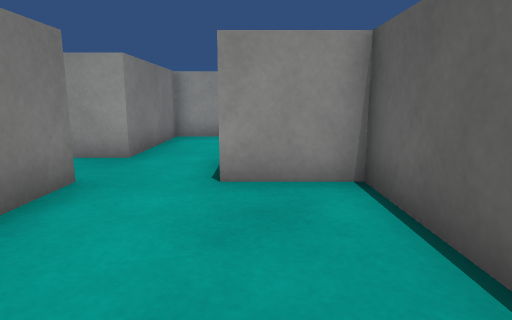
[1] (above)

19 first-person views from a walk through a 3-D level made in the Unity game engine. The camera is 0.55 m above the floor, tilts 10° down and sees 75° across. The floor is counted in squares, 0.5 m on a side. Each view is taken from the middle of a square. On the plan, view 1 faces up. The plan holds only what a view shows up to about 13 squares ahead; the rest is blank. The place goes on beyond the plan. Surface patterns are stand-ins for the level's own textures.

[2]
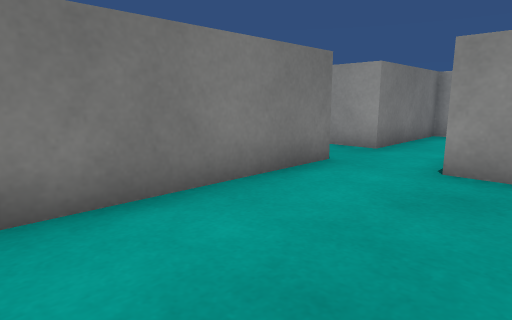

[3]
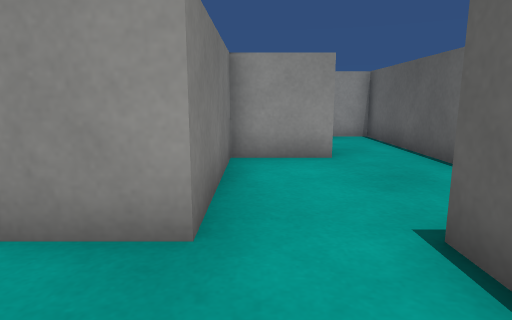

[4]
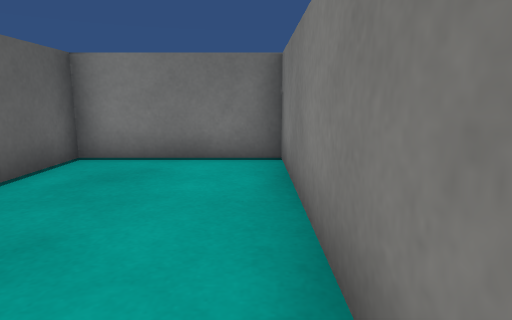

[5]
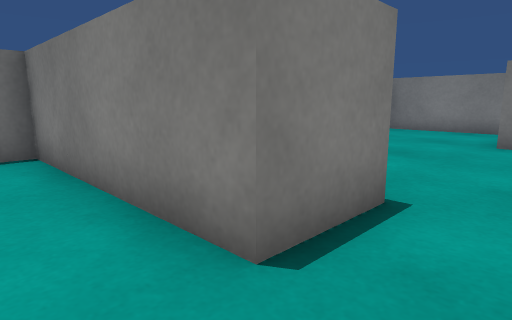

[6]
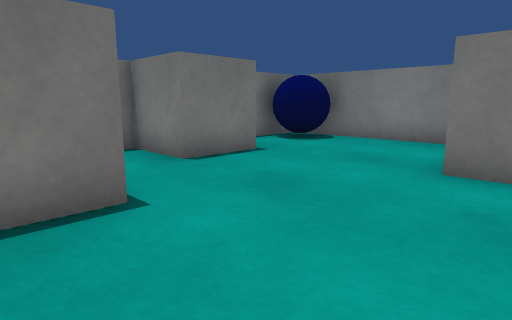

[7]
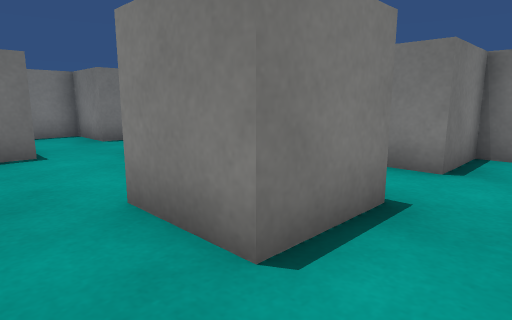

[8]
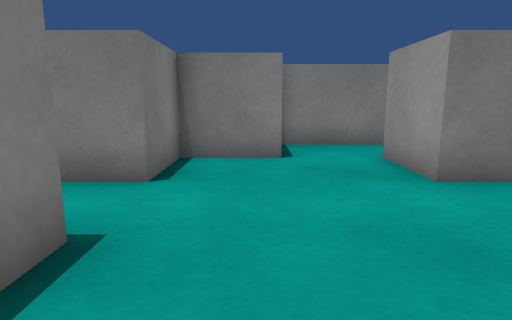

[9]
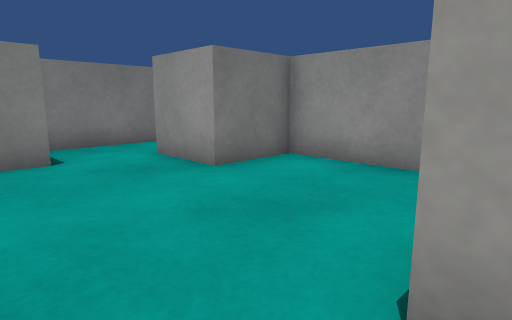

[10]
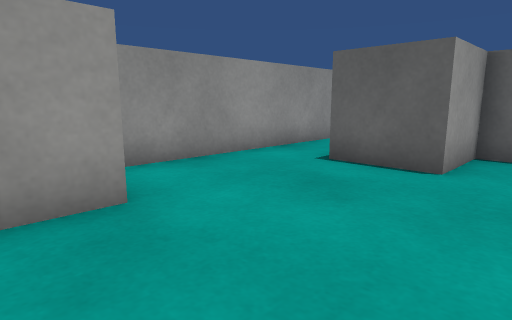

[11]
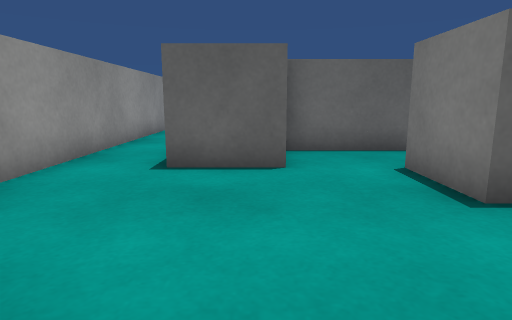

[12]
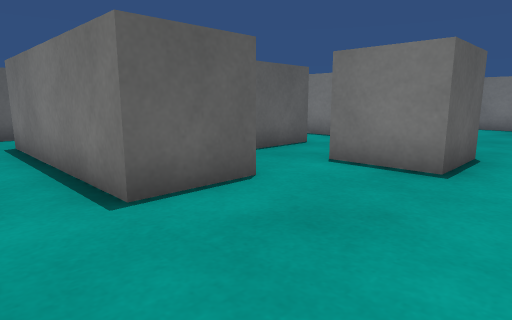

[13]
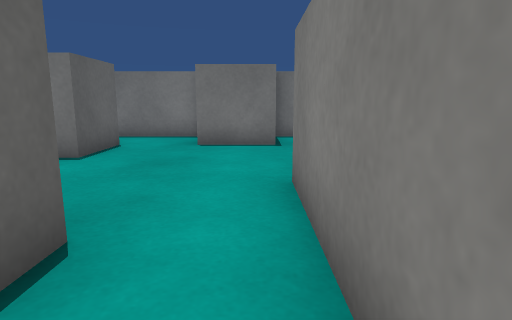

[14]
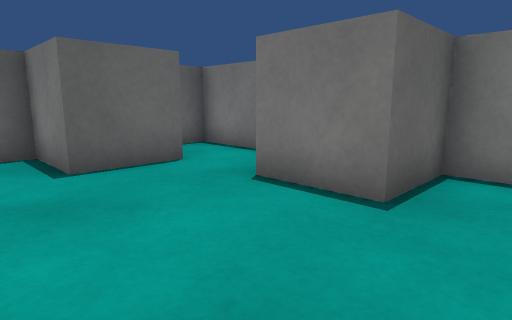

[15]
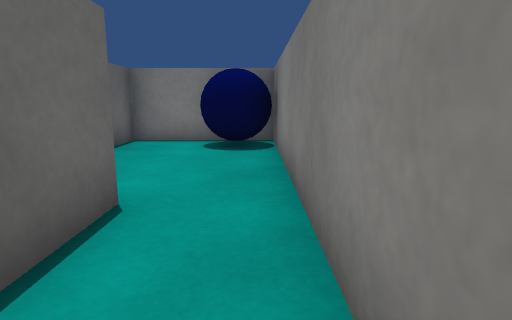

[16]
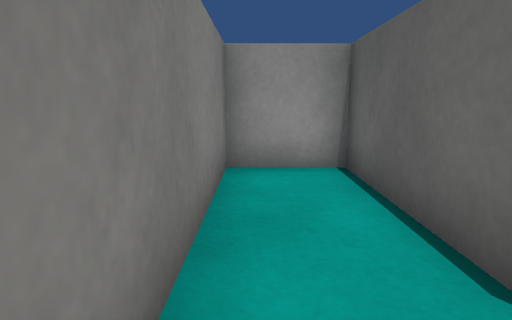

[17]
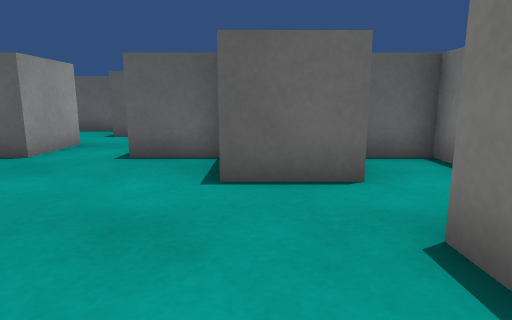

[18]
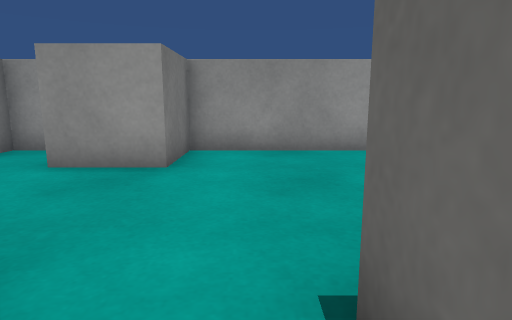

[19]
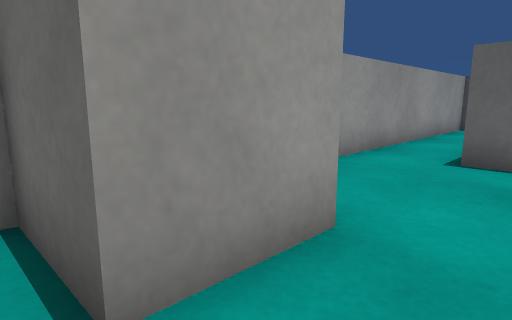

### Floor plan
Points are (right, up) in squares from view 1. A wall is a line through its corners. A room is listed if a view was taken in it or the views show most of it. See-through windows are left out.
Room 1 (views 1, 2)
walls: (-2.5, 3.5) (-2.5, -1.5) (1.5, -1.5) (1.5, 4.5) (-0.5, 4.5)
ways out: opening at (-1.5, 4.5) to room 2
Room 2 (views 3, 4, 5)
walls: (-0.5, 5.8) (-0.5, 6.5); (-0.4, 10.5) (-2.5, 10.5) (-2.5, 6.5) (-4.5, 6.5); (1.5, 7.2) (1.5, 12.6); (-4.5, 4.5) (-2.5, 4.5) (-2.5, 3.5)
ways out: opening at (-1.5, 4.5) to room 1; opening at (-3.5, 5.5) to room 3; opening at (0.5, 11.5) to room 3
Room 3 (views 6, 7, 8, 9, 10, 11, 12, 13, 14, 15, 16, 17, 18, 19)
walls: (-8.5, 6.4) (-8.5, 8.5) (-6.5, 8.5) (-6.5, 6.5); (-12.5, 4.5) (-12.5, 8.5) (-14.5, 8.5) (-14.5, -1.5) (-10.5, -1.5) (-10.5, 0.5) (-8.5, 0.5) (-8.5, -1.5) (-4.5, -1.5) (-4.5, -0.1); (-4.5, 6.5) (-4.5, 10.5) (-6.5, 10.5) (-6.5, 12.5) (-0.5, 12.5); (-12.5, 10.6) (-12.5, 8.5) (-10.5, 8.5) (-10.5, 4.5); (-6.5, 0.4) (-6.5, 2.5) (-4.5, 2.5) (-4.5, 4.5); (1.5, 12.6) (1.5, 14.5) (-10.5, 14.5) (-10.5, 12.5) (-12.5, 12.5) (-12.5, 14.5) (-14.5, 14.5) (-14.5, 10.6)
ways out: opening at (-3.5, 5.5) to room 2; opening at (0.5, 11.5) to room 2
objects: blue ball (-14, -1) to (-13, 0)

Positions as (right, up) in squares from view 1, and headings:
1: (0, 0), facing up
2: (1, -1), facing up-left
3: (-2, 4), facing up
4: (-2, 5), facing down
5: (-1, 6), facing down-left
6: (-5, 6), facing down-left
7: (-5, 10), facing down-left
8: (-6, 10), facing left
9: (-6, 9), facing up-left
10: (-12, 9), facing up-right
11: (-12, 11), facing right
12: (-10, 14), facing down-right
13: (-10, 9), facing down
14: (-12, 4), facing down-right
15: (-14, 8), facing down
16: (-14, 3), facing up
17: (-11, 2), facing right
18: (-9, 7), facing up
19: (-13, 11), facing up-right
